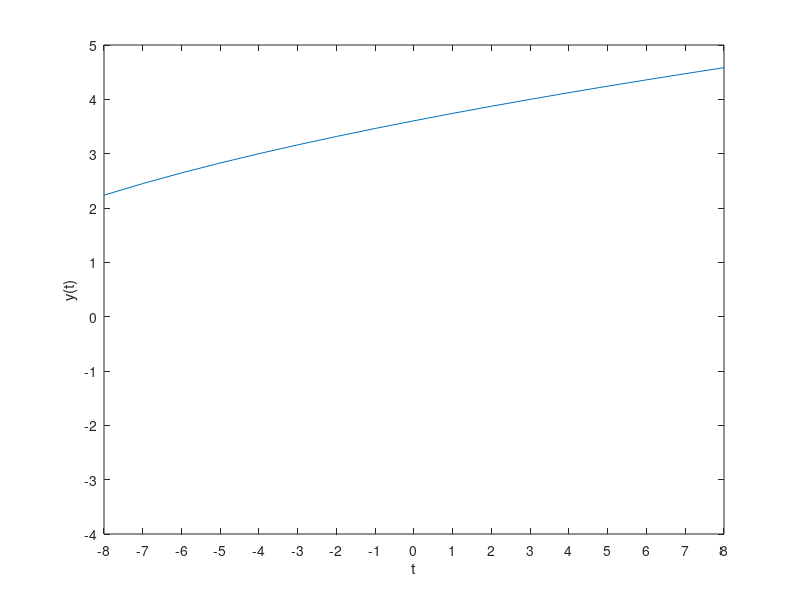

Here is the MATLAB script that generated this plot: (Note: this script raises an error after producing the figure.)
% Script for testing the centeraxes.m function

clear
clf
clc
%subplot(211)
plot(-8:8, sqrt(5:21));
set(gca,'ylim',[-4 5],'xlim',[-8 8],'xtick',-8:8,'ytick',-4:5)
xlabel('t');
ylabel('y(t)')
thicklines(2);

opt.fontname = 'helvetica';
opt.fontsize = 8;

%centeraxes(gca);
centeraxes(gca,opt);